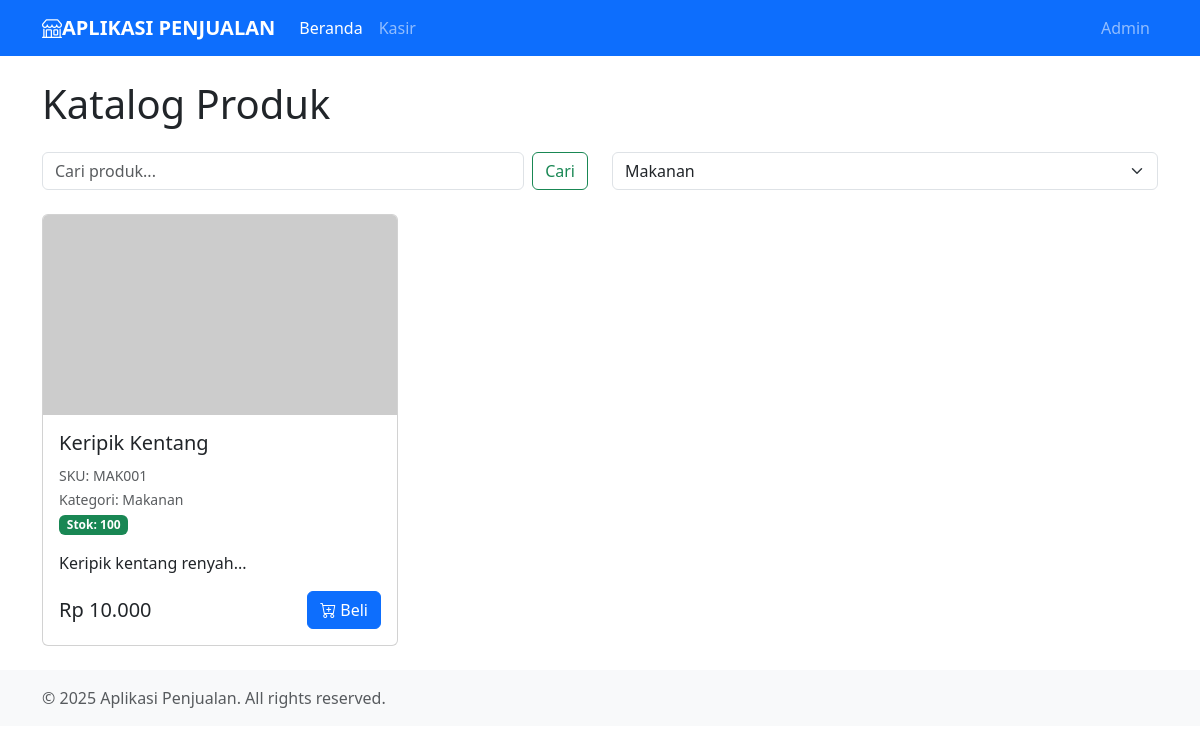
/index.php?category=3, run on the app's committed database.
### tables this page shows
CREATE TABLE products (
    id INT AUTO_INCREMENT PRIMARY KEY,
    sku VARCHAR(50) NOT NULL UNIQUE,
    nama VARCHAR(100) NOT NULL,
    category_id INT,
    deskripsi TEXT,
    harga_jual DECIMAL(10,2) NOT NULL,
    harga_beli DECIMAL(10,2),
    stok INT NOT NULL DEFAULT 0,
    gambar_path VARCHAR(255),
    created_at TIMESTAMP DEFAULT CURRENT_TIMESTAMP,
    updated_at TIMESTAMP DEFAULT CURRENT_TIMESTAMP ON UPDATE CURRENT_TIMESTAMP,
    FOREIGN KEY (category_id) REFERENCES categories(id) ON DELETE SET NULL
);

CREATE TABLE categories (
    id INT AUTO_INCREMENT PRIMARY KEY,
    nama VARCHAR(50) NOT NULL,
    slug VARCHAR(50) NOT NULL UNIQUE
);

### index.php (the view, shortened to what this page needs)
<?php
include 'koneksi.php';
$categories = [];
$result = $conn->query("SELECT * FROM categories ORDER BY nama");
if ($result->num_rows > 0) {
    while ($row = $result->fetch_assoc()) {
        $categories[] = $row;
    }
}
$limit = 10;
$page = isset($_GET['page']) ? (int)$_GET['page'] : 1;
$offset = ($page - 1) * $limit;
$where = "";
$params = [];
$types = "";
if (isset($_GET['category']) && !empty($_GET['category'])) {
    $where .= " AND p.category_id = ?";
    $params[] = $_GET['category'];
    $types .= "i";
}
$query = "SELECT p.*, c.nama as category_nama FROM products p
          LEFT JOIN categories c ON p.category_id = c.id
          WHERE 1=1" . $where . "
          ORDER BY p.created_at DESC
          LIMIT ? OFFSET ?";
$stmt = $conn->prepare($query);
$all_params = $params;
$all_params[] = $limit;
$all_params[] = $offset;
$all_types = $types . "ii";
$stmt->bind_param($all_types, ...$all_params);
$stmt->execute();
$result = $stmt->get_result();
$products = [];
if ($result->num_rows > 0) {
    while ($row = $result->fetch_assoc()) {
        $products[] = $row;
    }
}
?>
<!DOCTYPE html>
<html lang="id">
<head>
    <link href="https://cdn.jsdelivr.net/npm/bootstrap@5.3.0/dist/css/bootstrap.min.css" rel="stylesheet">
    <link rel="stylesheet" href="https://cdn.jsdelivr.net/npm/bootstrap-icons@1.10.0/font/bootstrap-icons.css">
</head>
<body>
    <nav class="navbar navbar-expand-lg navbar-dark bg-primary">
        <div class="container">
            <a class="navbar-brand" href="index.php">
                <i class="bi bi-shop"></i>APLIKASI PENJUALAN
            </a>
            <div class="collapse navbar-collapse" id="navbarNav">
                <ul class="navbar-nav me-auto">
                    <li class="nav-item">
                        <a class="nav-link active" href="index.php">Beranda</a>
                    </li>
                    <li class="nav-item">
                        <a class="nav-link" href="pos.php">Kasir</a>
                    </li>
                </ul>
                <ul class="navbar-nav">
                    <li class="nav-item">
                        <a class="nav-link" href="admin_login.php">Admin</a>
                    </li>
                </ul>
            </div>
        </div>
    </nav>
    <div class="container mt-4">
        <h1 class="mb-4">Katalog Produk</h1>
        <div class="row mb-4">
            <div class="col-md-6">
                <form action="index.php" method="get" class="d-flex">
                    <input class="form-control me-2" type="search" name="search" placeholder="Cari produk..."
                           value="<?php echo isset($_GET['search']) ? htmlspecialchars($_GET['search']) : ''; ?>">
                    <button class="btn btn-outline-success" type="submit">Cari</button>
                </form>
            </div>
            <div class="col-md-6">
                <form action="index.php" method="get">
                    <select class="form-select" name="category" onchange="this.form.submit()">
                        <?php foreach ($categories as $category): ?>
                            <option value="<?php echo $category['id']; ?>"
                                    <?php echo (isset($_GET['category']) && $_GET['category'] == $category['id']) ? 'selected' : ''; ?>>
                                <?php echo htmlspecialchars($category['nama']); ?>
                            </option>
                        <?php endforeach; ?>
                    </select>
                </form>
            </div>
        </div>
        <div class="row">
            <?php if (empty($products)): ?>
                <div class="col-12">
                    <div class="alert alert-info">Tidak ada produk yang ditemukan.</div>
                </div>
            <?php else: ?>
                <?php foreach ($products as $product): ?>
                    <div class="col-md-4 col-sm-6 mb-4">
                        <div class="card product-card">
                            <?php if (!empty($product['gambar_path'])): ?>
                                <img src="download_image.php?path=<?php echo urlencode($product['gambar_path']); ?>"
                                     class="card-img-top product-image" alt="<?php echo htmlspecialchars($product['nama']); ?>">
                            <?php else: ?>
                                <img src="https://via.placeholder.com/300x200?text=No+Image"
                                     class="card-img-top product-image" alt="No Image">
                            <?php endif; ?>
                            <div class="card-body">
                                <h5 class="card-title"><?php echo htmlspecialchars($product['nama']); ?></h5>
                                <p class="card-text">
                                    <small class="text-muted">SKU: <?php echo htmlspecialchars($product['sku']); ?></small><br>
                                    <small class="text-muted">Kategori: <?php echo htmlspecialchars($product['category_nama']); ?></small><br>
                                    <?php if ($product['stok'] > 0): ?>
                                        <span class="badge bg-success">Stok: <?php echo $product['stok']; ?></span>
                                    <?php else: ?>
                                        <span class="badge bg-danger">Habis</span>
                                    <?php endif; ?>
                                </p>
                                <p class="card-text"><?php echo nl2br(htmlspecialchars(substr($product['deskripsi'], 0, 100))); ?>...</p>
                                <div class="d-flex justify-content-between align-items-center">
                                    <h5 class="mb-0">Rp <?php echo number_format($product['harga_jual'], 0, ',', '.'); ?></h5>
                                    <a href="pos.php?product_id=<?php echo $product['id']; ?>" class="btn btn-primary">
                                        <i class="bi bi-cart-plus"></i> Beli
                                    </a>
                                </div>
                            </div>
                        </div>
                    </div>
                <?php endforeach; ?>
            <?php endif; ?>
        </div>
    </div>
    <footer class="footer mt-auto py-3">
        <div class="container">
            <span class="text-muted">© <?php echo date('Y'); ?> Aplikasi Penjualan. All rights reserved.</span>
        </div>
    </footer>
</body>
</html>

### index.php (style rules this page uses)
.product-card { height: 100%; transition: transform 0.3s; }
.product-image { height: 200px; object-fit: cover; }
.navbar-brand { font-weight: bold; }
.footer { margin-top: 50px; padding: 20px 0; background-color: #f8f9fa; }

### data on the page
products: nama "Keripik Kentang", sku "MAK001", category.nama "Makanan", stok "100", deskripsi "Keripik kentang renyah", harga_jual "10.000"

### other printed values
form field category "Makanan"
